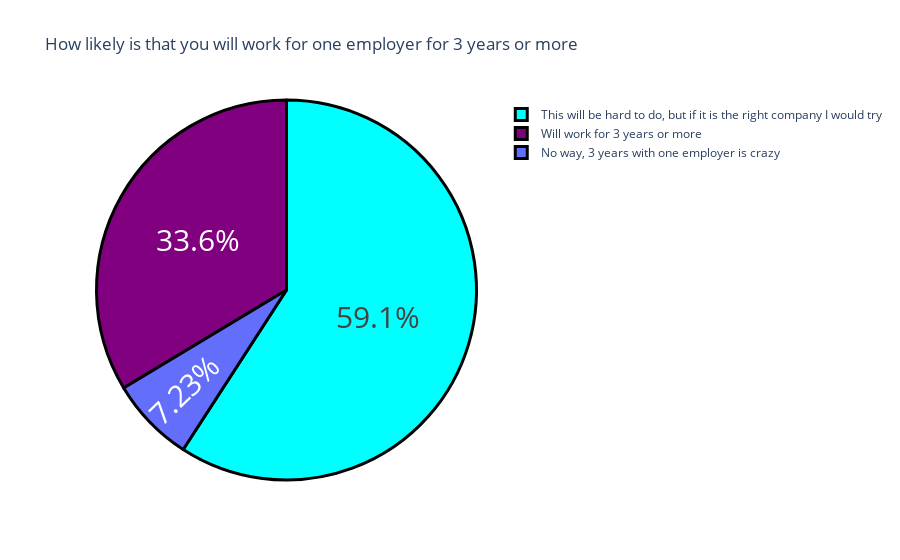

The notebook cell this image was saved under:
### Code cell
#Objective - 4
q4 = data["How likely is that you will work for one employer for 3 years or more ?"].value_counts()
label = q4.index
counts = q4.values
colors = ['aqua','purple']
figure = go.Figure(data = [go.Pie(labels= label, values = counts)])
figure.update_layout(title_text='How likely is that you will work for one employer for 3 years or more')
figure.update_traces(hoverinfo ='label+value', textinfo = 'percent', textfont_size = 30, 
                     marker = dict(colors= colors, line = dict(color='black',width =3)))
figure.show()

### Figure 1 — Plotly figure (JSON) as saved in the notebook; plotly's stock layout.template omitted (floating-point values rounded to 4 significant figures)
{"data": [{"hoverinfo": "label+value", "labels": ["This will be hard to do, but if it is the right company I would try", "Will work for 3 years or more", "No way, 3 years with one employer is crazy"], "marker": {"colors": ["aqua", "purple"], "line": {"color": "black", "width": 3}}, "textfont": {"size": 30}, "textinfo": "percent", "type": "pie", "values": [139, 79, 17]}], "layout": {"autosize": true, "title": {"text": "How likely is that you will work for one employer for 3 years or more"}}}
